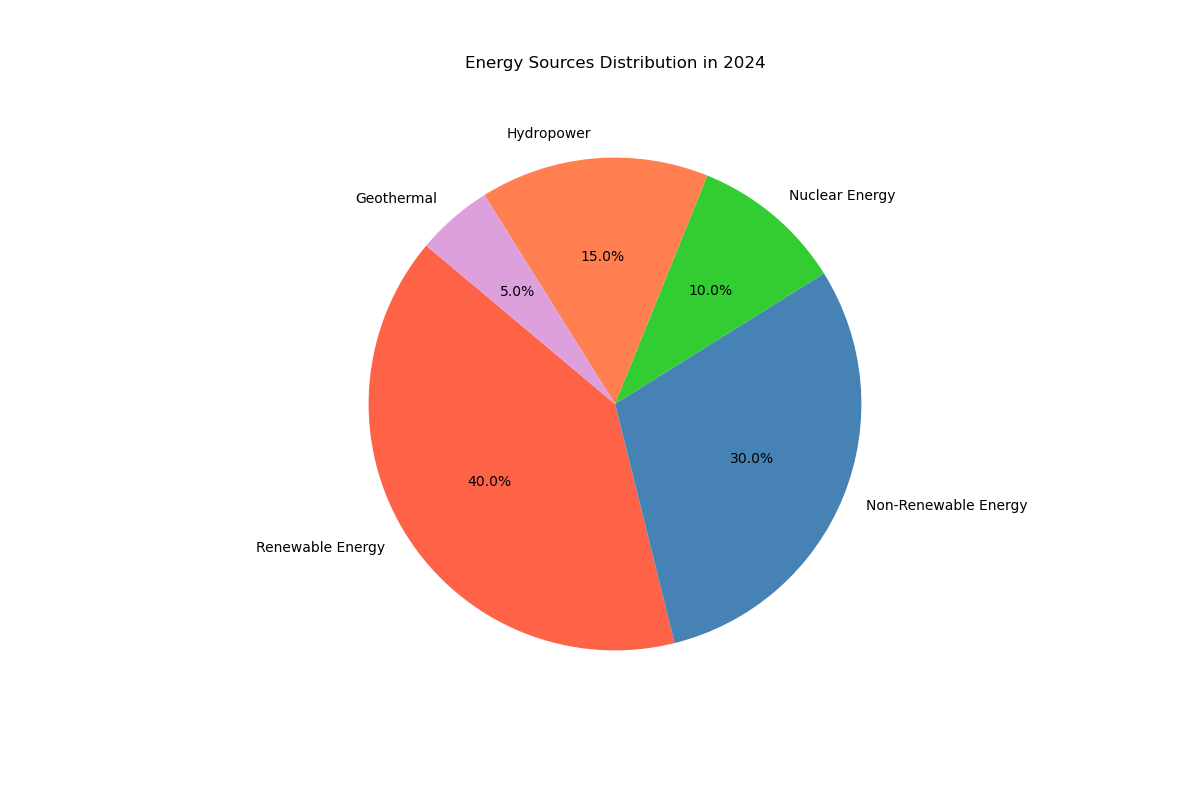

Recreate this plot in Python.

import matplotlib.pyplot as plt

# Data setup
categories = ['Renewable Energy', 'Non-Renewable Energy', 'Nuclear Energy', 'Hydropower', 'Geothermal']
percentages = [40, 30, 10, 15, 5]
colors = ['#ff6347', '#4682b4', '#32cd32', '#ff7f50', '#dda0dd']

# Plotting
fig, ax = plt.subplots(figsize=(12, 8))  # width and height of the chart
ax.pie(percentages, labels=categories, autopct='%1.1f%%', colors=colors, startangle=140)
ax.set_title('Energy Sources Distribution in 2024', pad=20)

# Show plot
plt.show()
